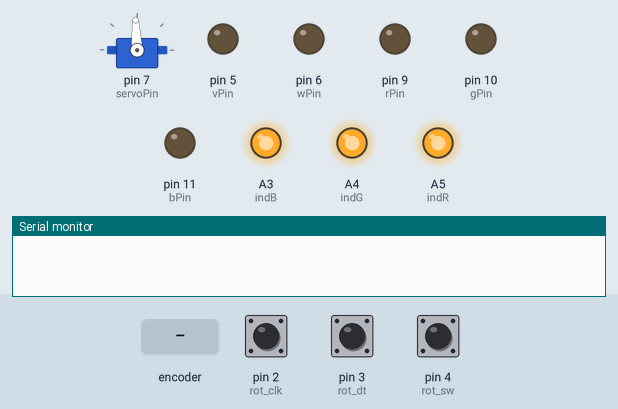
Bench run of a sketch on a simulated Arduino Uno, built with avr-gcc and run on an emulated ATmega328P. Parts: servo, output pins drawn as LEDs (lit = HIGH), the last lines printed to the serial monitor. Wiring (inferred from the names in the program): servo: signal pin 7. Dashed ring = blinking. Inputs (shaded band) come from the test bench; at power-on: pin 4 (rot_sw) HIGH, pin 2 (rot_clk) HIGH, pin 3 (rot_dt) HIGH. Servo pulses on a pin are drawn as a servo (544–2400 µs = 0–180°); pins used as bus, display or sensor lines are not drawn.

Above: at 1.2 s.
1.3 s: rotary encoder on pin 2 (rot_clk) / pin 3 (rot_dt) turned 3 steps (first pin leading)
At 1.6 s:
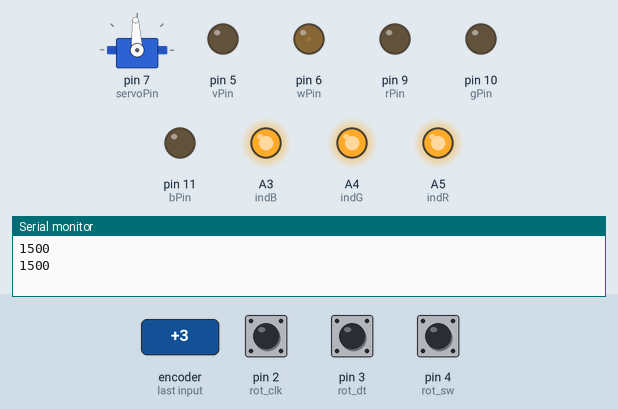
3.4 s: pin 4 (rot_sw) pulled LOW for 1 s
At 5.0 s:
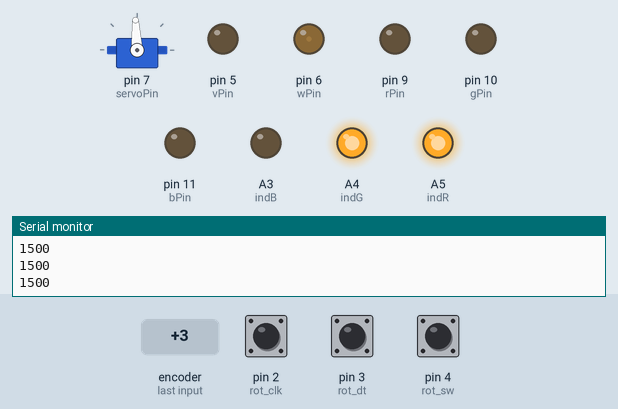
5.9 s: pin 4 (rot_sw) pulled LOW for 0.15 s
At 7.1 s:
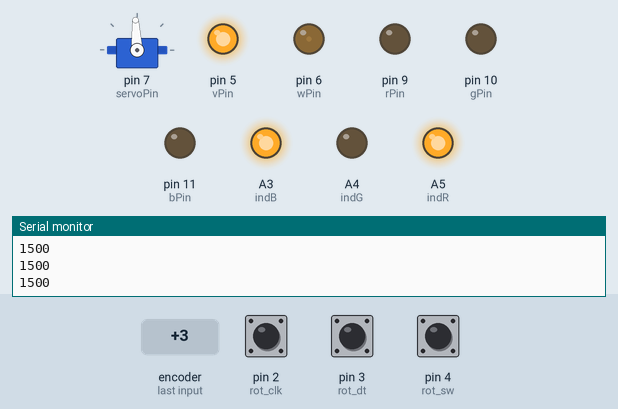
7.5 s: pin 4 (rot_sw) pulled LOW for 3.2 s
At 9.45 s:
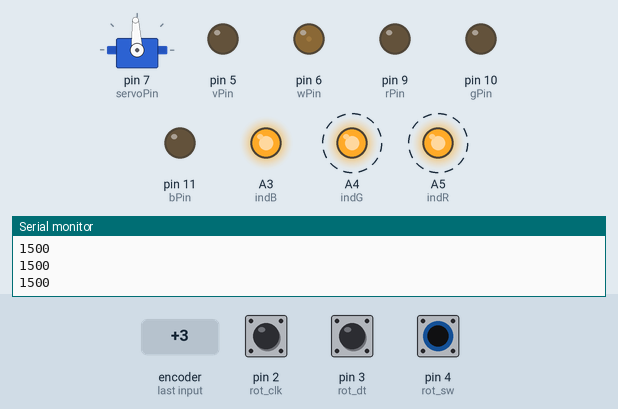
Timing chart, 0 to 12.0 s (numbered marks = the images above; inputs shaded):
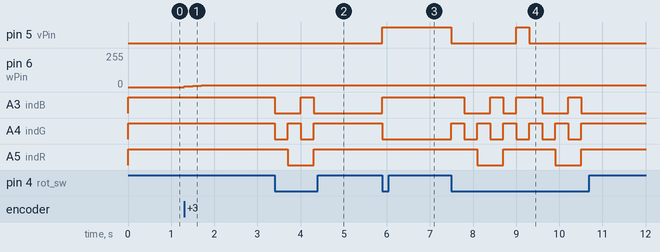

The sketch:

shadowless.ino
```cpp
// #include <Servo.h>
#include <ServoTimer2.h>
// rotary endoder
#define rot_clk 2
#define rot_dt 3
#define rot_sw 4
// each color brighness
int countW = 0;
int countR = 0;
int countG = 0;
int countB = 0;
int servAng = 1500;
// rot stuff
int current;
int last;
int type = 0;

int vPin = 5;
int wPin = 6;
int rPin = 9;
int gPin = 10;
int bPin = 11;

int indB = A3;
int indG = A4;
int indR = A5;

unsigned long lastServoPulse = 0;
unsigned long buttonDebounceTimer = 0;

int servoPin = 7;

void setup(){
  pinMode(wPin, OUTPUT);
  pinMode(rPin, OUTPUT);
  pinMode(gPin, OUTPUT);
  pinMode(bPin, OUTPUT);
  pinMode(vPin, OUTPUT);
  pinMode(indB, OUTPUT);
  pinMode(indG, OUTPUT);
  pinMode(indR, OUTPUT);
  pinMode(servoPin, OUTPUT);


  pinMode(rot_clk, INPUT_PULLUP);
  pinMode(rot_dt, INPUT_PULLUP);
  pinMode(rot_sw, INPUT_PULLUP);

  Serial.begin(9600);

  last = digitalRead(rot_clk);

  analogWrite(indR, 255);
  analogWrite(indG, 255);
  analogWrite(indB, 255);
}

void loop(){
  if (millis() - lastServoPulse >= 20) {
    digitalWrite(servoPin, HIGH);
    delayMicroseconds(servAng); // Precise servo pulse length
    digitalWrite(servoPin, LOW);
    lastServoPulse = millis();
  }
  current = digitalRead(rot_clk);
  if(current != last && current == LOW){
    if(digitalRead(rot_dt) != current){
      if(type == 0 && countW < 255){
        countW += 5;
      }else if(type == 1 && countR < 255){
        countR += 5;
        Serial.println(countR);
      }else if(type == 2 && countG < 255){
        countG += 5;
      }else if(type == 3 && countB < 255){
        countB += 5;
      }else if(type == 4 && servAng < 2250){
        servAng += 5;
      }
      //clockwise
    }else{
      //counter clockwise
      if(type == 0 && countW > 0){
        countW -= 5;
      }else if(type == 1 && countR > 0){
        countR -= 5;
        Serial.println(countR);
      }else if(type == 2 && countG > 0){
        countG -= 5;
      }else if(type == 3 && countB > 0){
        countB -= 5;
      }else if(type == 4 && servAng > 750){
        servAng -= 5;
      }
    }
    analogWrite(wPin, countW);
    analogWrite(rPin, countR);
    analogWrite(gPin, countG);
    analogWrite(bPin, countB);

    // myServ.write(servAng);
    Serial.println(servAng);
  }
  last = current;


  if(digitalRead(rot_sw) == LOW && (millis() - buttonDebounceTimer > 300)){
    buttonDebounceTimer = millis();
    type++;
    if(type == 6){
      type = 0;
    }

    if(type == 0){
      analogWrite(vPin, 0);
      digitalWrite(indR, HIGH); digitalWrite(indG, HIGH); digitalWrite(indB, HIGH);
    }else if(type == 1){
      analogWrite(vPin, 0);
      digitalWrite(indR, HIGH); digitalWrite(indG, LOW); digitalWrite(indB, LOW);
    }else if(type == 2){
      analogWrite(vPin, 0);
      digitalWrite(indR, LOW); digitalWrite(indG, HIGH); digitalWrite(indB, LOW);
    }else if(type == 3){
      analogWrite(vPin, 0);
      digitalWrite(indR, LOW); digitalWrite(indG, LOW); digitalWrite(indB, HIGH);
    }else if(type == 4){
      analogWrite(vPin, 0);
      digitalWrite(indR, HIGH); digitalWrite(indG, HIGH); digitalWrite(indB, LOW);
    }else if(type == 5){
      analogWrite(vPin, 255);
      digitalWrite(indR, HIGH); digitalWrite(indG, LOW); digitalWrite(indB, HIGH);
    }
  }
}
```

Measured:
- after the input at 1.3 s, pin 6 (wPin): 0/255 → 5/255 at once, → 10/255 0.20 s later, → 15/255 0.20 s later
- after the input at 3.4 s, A3 (indB): HIGH → LOW at once, → HIGH 0.60 s later, → LOW 0.30 s later; A4 (indG): alternates HIGH for 0.30 s and LOW for 0.30 s, 4 changes in all, then stays HIGH, starting at once; A5 (indR): HIGH → LOW after 0.30 s, → HIGH 0.60 s later
- after the input at 5.9 s, pin 5 (vPin), A3 (indB): LOW → HIGH at once; A4 (indG): HIGH → LOW at once
- after the input at 7.5 s, pin 5 (vPin): HIGH → LOW at once, → HIGH 1.5 s later, → LOW 0.30 s later; A3 (indB): goes LOW 0.60 s, HIGH 0.30 s, LOW 0.30 s, HIGH 0.60 s, LOW 0.60 s, HIGH 0.30 s, then LOW, starting after 0.30 s
